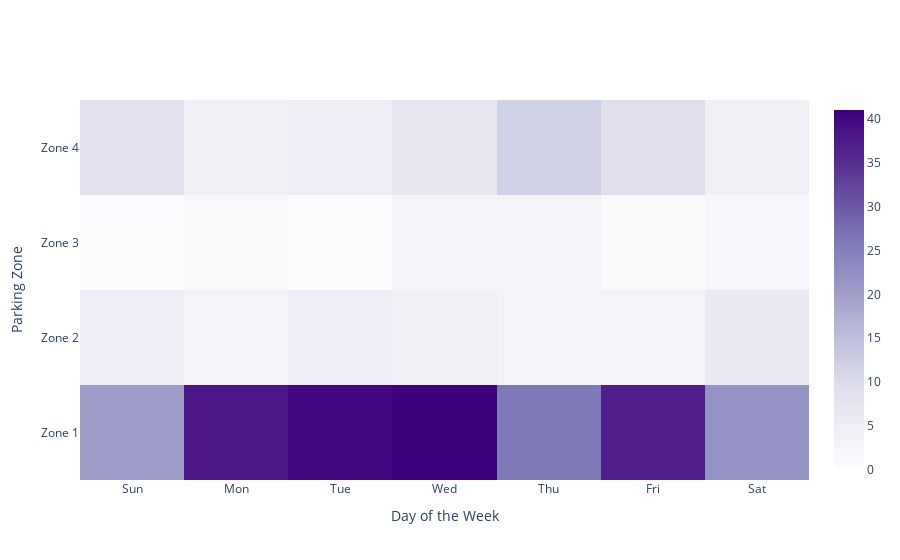
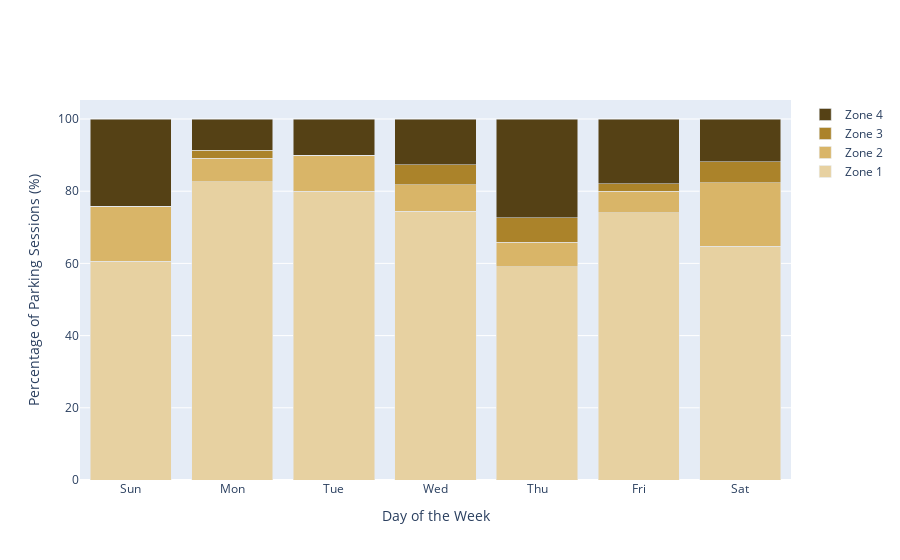

The code cell stored with these charts, in order, in its notebook:
### Markdown cell above
### 4.6. Distribution by day of the week and parking zones

### Code cell
plot_heatmap(df1, 'parking_zone', 'day_of_week')
plot_stacked_bar(df1, 'day_of_week', 'parking_zone', by_percentage=True)

### Figure 1 — Plotly figure (JSON) as saved in the notebook; plotly's stock layout.template omitted (floating-point values rounded to 4 significant figures)
{"data": [{"colorscale": [[0, "rgb(252,251,253)"], [0.125, "rgb(239,237,245)"], [0.25, "rgb(218,218,235)"], [0.375, "rgb(188,189,220)"], [0.5, "rgb(158,154,200)"], [0.625, "rgb(128,125,186)"], [0.75, "rgb(106,81,163)"], [0.875, "rgb(84,39,143)"], [1, "rgb(63,0,125)"]], "type": "heatmap", "x": ["Sun", "Mon", "Tue", "Wed", "Thu", "Fri", "Sat"], "y": ["Zone 1", "Zone 2", "Zone 3", "Zone 4"], "z": [[20, 38, 40, 41, 26, 37, 22], [5, 3, 5, 4, 3, 3, 6], [0, 1, 0, 3, 3, 1, 2], [8, 4, 5, 7, 12, 9, 4]]}], "layout": {"title": {"text": ""}, "xaxis": {"nticks": 36, "title": {"text": "Day of the Week"}}, "yaxis": {"title": {"text": "Parking Zone"}}}}

### Figure 2 — Plotly figure (JSON) as saved in the notebook; plotly's stock layout.template omitted (floating-point values rounded to 4 significant figures)
{"data": [{"marker": {"color": "#e7d1a1"}, "name": "Zone 1", "type": "bar", "x": ["Sun", "Mon", "Tue", "Wed", "Thu", "Fri", "Sat"], "y": [60.6, 82.6, 80, 74.5, 59.1, 74, 64.7]}, {"marker": {"color": "#d9b568"}, "name": "Zone 2", "type": "bar", "x": ["Sun", "Mon", "Tue", "Wed", "Thu", "Fri", "Sat"], "y": [15.2, 6.5, 10, 7.3, 6.8, 6, 17.6]}, {"marker": {"color": "#ab832a"}, "name": "Zone 3", "type": "bar", "x": ["Sun", "Mon", "Tue", "Wed", "Thu", "Fri", "Sat"], "y": [0, 2.2, 0, 5.5, 6.8, 2, 5.9]}, {"marker": {"color": "#554115"}, "name": "Zone 4", "type": "bar", "x": ["Sun", "Mon", "Tue", "Wed", "Thu", "Fri", "Sat"], "y": [24.2, 8.7, 10, 12.7, 27.3, 18, 11.8]}], "layout": {"barmode": "stack", "title": {"text": ""}, "xaxis": {"nticks": 36, "title": {"text": "Day of the Week"}}, "yaxis": {"title": {"text": "Percentage of Parking Sessions (%)"}}}}
